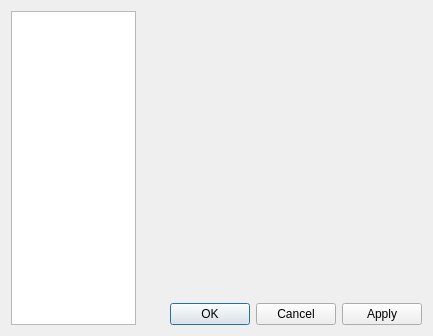
<?xml version="1.0" encoding="UTF-8"?>
<ui version="4.0">
 <class>UserSettingsPage</class>
 <widget class="QDialog" name="UserSettingsPage">
  <property name="geometry">
   <rect>
    <x>0</x>
    <y>0</y>
    <width>433</width>
    <height>336</height>
   </rect>
  </property>
  <property name="windowTitle">
   <string/>
  </property>
  <layout class="QGridLayout" name="gridLayout">
   <item row="0" column="0" rowspan="2" colspan="2">
    <widget class="QListWidget" name="settingsMenuList">
     <property name="maximumSize">
      <size>
       <width>125</width>
       <height>16777215</height>
      </size>
     </property>
     <property name="font">
      <font>
       <family>Arial</family>
       <pointsize>10</pointsize>
      </font>
     </property>
     <property name="selectionBehavior">
      <enum>QAbstractItemView::SelectRows</enum>
     </property>
     <property name="resizeMode">
      <enum>QListView::Fixed</enum>
     </property>
     <property name="spacing">
      <number>5</number>
     </property>
     <property name="gridSize">
      <size>
       <width>25</width>
       <height>25</height>
      </size>
     </property>
     <property name="selectionRectVisible">
      <bool>false</bool>
     </property>
    </widget>
   </item>
   <item row="0" column="2">
    <widget class="QStackedWidget" name="stackedWidget">
     <property name="sizePolicy">
      <sizepolicy hsizetype="Expanding" vsizetype="Expanding">
       <horstretch>0</horstretch>
       <verstretch>0</verstretch>
      </sizepolicy>
     </property>
     <property name="frameShape">
      <enum>QFrame::Box</enum>
     </property>
     <property name="frameShadow">
      <enum>QFrame::Raised</enum>
     </property>
     <property name="lineWidth">
      <number>0</number>
     </property>
     <widget class="QWidget" name="page"/>
     <widget class="QWidget" name="page_2"/>
    </widget>
   </item>
   <item row="1" column="1" colspan="2">
    <widget class="QDialogButtonBox" name="buttonBox">
     <property name="orientation">
      <enum>Qt::Horizontal</enum>
     </property>
     <property name="standardButtons">
      <set>QDialogButtonBox::Apply|QDialogButtonBox::Cancel|QDialogButtonBox::Ok</set>
     </property>
    </widget>
   </item>
  </layout>
 </widget>
 <resources/>
 <connections>
  <connection>
   <sender>buttonBox</sender>
   <signal>accepted()</signal>
   <receiver>UserSettingsPage</receiver>
   <slot>accept()</slot>
   <hints>
    <hint type="sourcelabel">
     <x>248</x>
     <y>254</y>
    </hint>
    <hint type="destinationlabel">
     <x>157</x>
     <y>274</y>
    </hint>
   </hints>
  </connection>
  <connection>
   <sender>buttonBox</sender>
   <signal>rejected()</signal>
   <receiver>UserSettingsPage</receiver>
   <slot>reject()</slot>
   <hints>
    <hint type="sourcelabel">
     <x>316</x>
     <y>260</y>
    </hint>
    <hint type="destinationlabel">
     <x>286</x>
     <y>274</y>
    </hint>
   </hints>
  </connection>
 </connections>
</ui>
